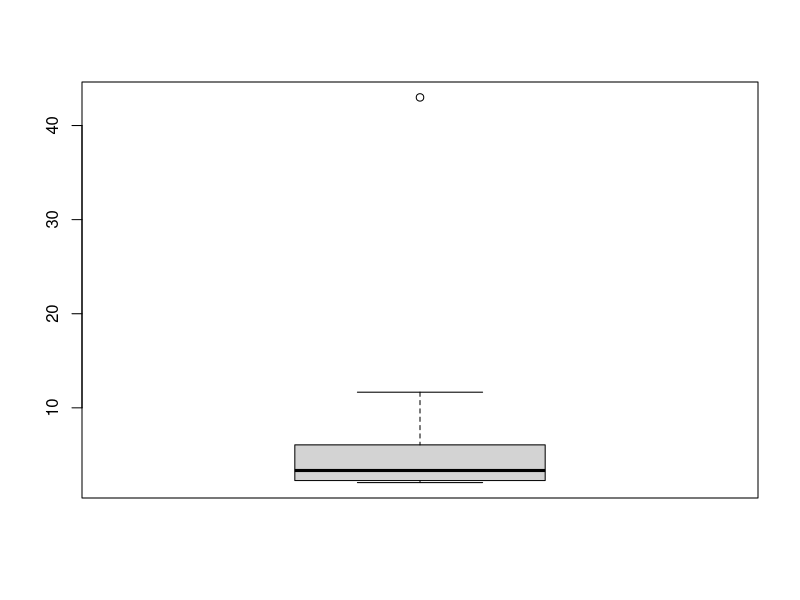

Write R code to recreate this figure.
### input values

E=runif(min = 0,max = 20,10)
lambda=runif(min = 0,max = 2,10)
V=30
C=runif(min = 0,max = 200000,10)

### find concentration when "safe", could be done better way


  Cs<-0.02*C
  
 time_safe=function(Cs,C,E,lambda,V) {
  Ts<-log((Cs-E/(lambda*V))/(C-E/(lambda*V)))/(-lambda)
  return(Ts)
 }  
 
### Calculate time till safe
 
 p<-c()
 
### 10 iterations
 
for (i in 1:10) {
  p[i]<-time_safe(Cs,C,E[i],lambda,V)
  print(p)
}
 #time_safe(Cs,C,E,lambda,V)

 ### Plot time till safe
 
 p<-log((Cs-E/(lambda*V))/(C-E/(lambda*V)))/(-lambda)
boxplot(p) 

